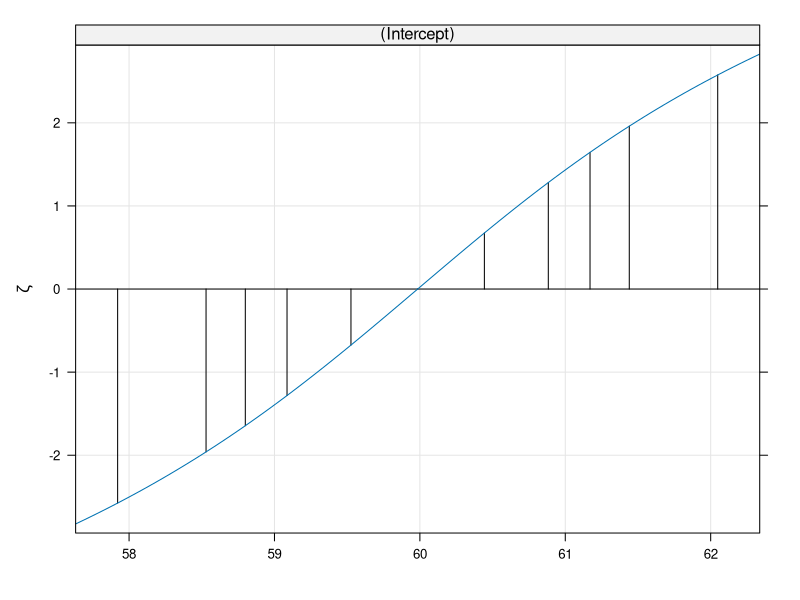
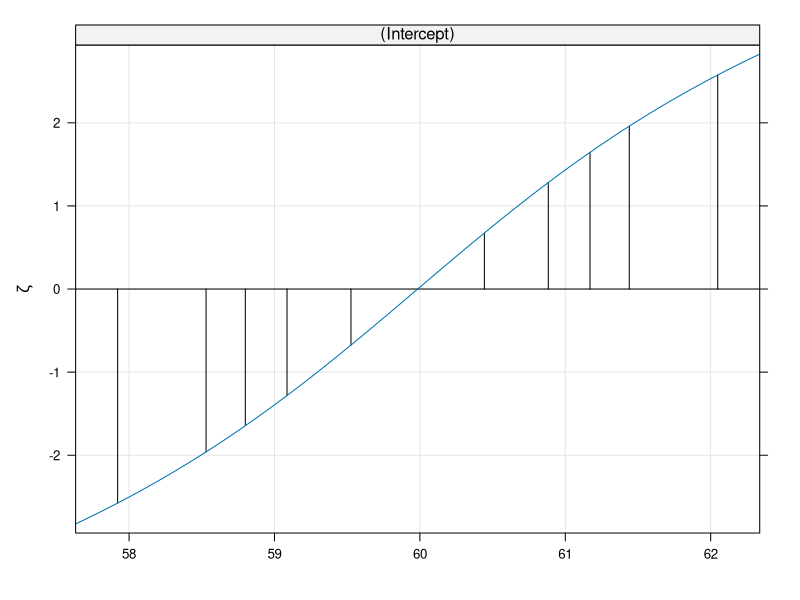

These charts were generated, in order, by the following R code:
library(lme4)
library(testthat)
library(lattice)

options(nwarnings = 5000)# instead of 50, and then use  summary(warnings())

###---- triggered from
"../tests/profile-tst.R"

## 1) "old" default  "bobyqa"
fmoB <- lmer(strength ~ 1 + (cask | batch), data=Pastes,
             control = lmerControl(optimizer = "bobyqa"))
(pfmoB <- profile(fmoB, which = "beta_", alphamax=.001))
xyplot(pfmoB)# nice and easy ..

## 2) new (potential) default "nloptwrap" which is  using
environment(nloptwrap)$defaultControl[["algorithm"]] ## == "NLOPT_LN_BOBYQA"

summary(
    fm <- lmer(strength ~ 1 + (cask | batch), data=Pastes,
               control = lmerControl(optimizer = "nloptwrap",
                                     calc.derivs= FALSE))
)

ls.str(environment(nloptwrap))# showing *its* defaults

pfm <- profile(fm, which = "beta_", alphamax=.001) # 197 warnings for "nloptwrap"
summary(warnings())
str(pfm) # only 3 rows, .zeta = c(0, NaN, Inf) !!!
try( xyplot(pfm) ) ## FIXME or rather the profiling or rather the "wrap on nloptr"

###---- triggered from
"../tests/testthat/test-methods.R"  ## has
## m1 <- lmer(strength ~ 1 + (cask|batch), Pastes)
## ----  but we reuse models fit above

CI.boot <- function(fm, nsim=10, seed=101, ...)
    suppressWarnings(confint(fm, method="boot", nsim=nsim,
                             quiet=TRUE, seed=seed, ...))

## 1) "bobyqa" : "fine"
set.seed(47); cioB <- CI.boot(fmoB)
cioB # fine (all 6+1 = 7 "sigma"s are significant on 5% level)

## but
## 2) "nloptwrap" ("NLOPT_LN_BOBYQA")  fails badly:
set.seed(47)
try(ci <- CI.boot(fm)) # prints, then Error :
## [1] "All values of t are equal to  0.675470129506501 \n Cannot calculate confidence intervals"
## Error in dimnames(citab) <- list(names(bb[["t0"]]), format.perc(a, 3)) :
##   length of 'dimnames' [1] not equal to array extent

try(ci <- confint(fm,  method="boot", nsim=10, seed=101))

(lme4:::confint.merMod) # shows that bootMer() is used,
## then boot::boot.ci() [which gives the message "All ... t are equal .." + the error]

sessionInfo()
